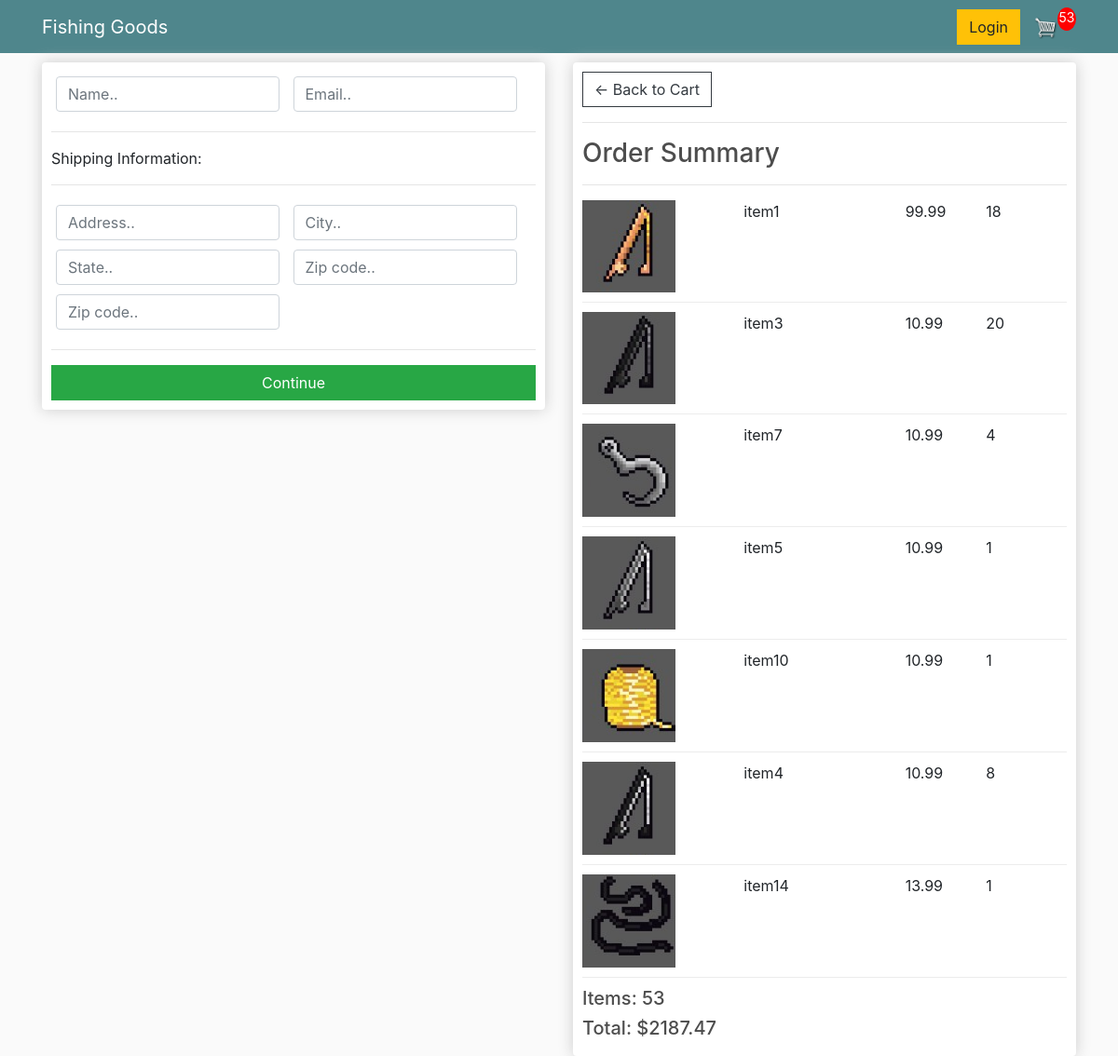
The app's page /checkout/ with its own data.
### homepage/models.py (models this page shows, shortened)
class OrderItem(models.Model):
    item = models.ForeignKey(Item, on_delete=models.SET_NULL, null=True)
    order = models.ForeignKey(Order, on_delete=models.SET_NULL, null=True)
    quantity = models.IntegerField(default=0, null=True, blank=True)
    date_added = models.DateTimeField(auto_now_add=True)
    @property
    def get_total(self):
        total = self.item.price * self.quantity
        return total

class Item(models.Model):
    name = models.CharField(max_length=256)
    description = models.CharField(max_length=2000)
    price = models.DecimalField(decimal_places=2,max_digits=10)
    image = models.ImageField(upload_to='products/')

class Order(models.Model):
    date_ordered = models.DateTimeField(auto_now_add=True)
    transaction_id = models.CharField(max_length=100, null=True)
    @property
    def get_cart_total(self):
        orderitems = self.orderitem_set.all()
        total = sum([item.get_total for item in orderitems])
        return total
    @property
    def get_cart_items(self):
        orderitems = self.orderitem_set.all()
        total = sum([item.quantity for item in orderitems])
        return total

### homepage/views.py (the view)
# urls.py: re_path(r'^checkout/$',views.checkout,name='checkout'),
def checkout(request):
    order, created = models.Order.objects.get_or_create()
    items = order.orderitem_set.all()
    cartitems = order.get_cart_items
    context = {'items':items, 'order':order, 'cartitems':cartitems}
    return render(request, 'homepage/checkout.html', context)

### homepage/templates/homepage/checkout.html (shortened to what this page needs)
{% extends "homepage/homepage_base.html" %}
{% load static %}
{% block body_block %}
<div class="row">
<div class="col-lg-6">
  <div class="box-element" id="form-wrapper">
    <form id="form">
      <div id="user-info">
        <div class="form-field">
          <input required class="form-control" type="text" name="name" placeholder="Name..">
        </div>
        <div class="form-field">
          <input required class="form-control" type="email" name="email" placeholder="Email..">
        </div>
      </div>
      <div id="shipping-info">
        <hr>
        <p>Shipping Information:</p>
        <hr>
        <div class="form-field">
          <input class="form-control" type="text" name="address" placeholder="Address..">
        </div>
        <div class="form-field">
          <input class="form-control" type="text" name="city" placeholder="City..">
        </div>
        <div class="form-field">
          <input class="form-control" type="text" name="state" placeholder="State..">
        </div>
        <div class="form-field">
          <input class="form-control" type="text" name="zipcode" placeholder="Zip code..">
        </div>
        <div class="form-field">
          <input class="form-control" type="text" name="country" placeholder="Zip code..">
        </div>
      </div>
      <hr>
      <input id="form-button" class="btn btn-success btn-block" type="submit" value="Continue">
    </form>
  </div>
  <br>
</div>
<div class="col-lg-6">
  <div class="box-element">
    <a  class="btn btn-outline-dark" href="{% url 'homepage:cart' %}">&#x2190; Back to Cart</a>
    <hr>
    <h3>Order Summary</h3>
    <hr>
    {% for item in items %}
    <div class="cart-row">
      <div style="flex:2"><img class="row-image" src="{{item.item.image.url}}"></div>
      <div style="flex:2"><p>{{item.item.name}}</p></div>
      <div style="flex:1"><p>{{item.item.price}}</p></div>
      <div style="flex:1"><p>{{item.quantity}}</p></div>
    </div>
    {% endfor %}
    <h5>Items:   {{order.get_cart_items}}</h5>
    <h5>Total:   ${{order.get_cart_total|floatformat:2}}</h5>
  </div>
</div>
</div>
{% endblock %}

### static/css/styles.css (style rules this page uses)
body { background-color: hsl(0, 0%, 98%); }
h1,h2,h3,h4,h5,h6 { color:hsl(0, 0%, 30%); }
.box-element { box-shadow:hsl(0, 0%, 80%) 0 0 16px; background-color: #fff; border-radius: 4px; padding: 10px; }
.col-lg-4, .col-lg-6, .col-lg-8, .col-lg-12 { margin-top: 10px; }
.btn { border-radius: 0; }
.row-image { width: 100px; }
.form-field { width:250px; display: inline-block; padding: 5px; }
.cart-row { display: flex; align-items: flex-stretch; padding-bottom: 10px; margin-bottom: 10px; border-bottom: 1px solid #ececec; }

### records on screen
OrderItem: item.image (picture), item.name "item1", item.price "99.99", quantity "18"
OrderItem: item.image (picture), item.name "item3", item.price "10.99", quantity "20"
OrderItem: item.image (picture), item.name "item7", item.price "10.99", quantity "4"
OrderItem: item.image (picture), item.name "item5", item.price "10.99", quantity "1"
OrderItem: item.image (picture), item.name "item10", item.price "10.99", quantity "1"
OrderItem: item.image (picture), item.name "item4", item.price "10.99", quantity "8"
OrderItem: item.image (picture), item.name "item14", item.price "13.99", quantity "1"
Order: get_cart_items "53", get_cart_total "2187.47"

### other values on screen
{{ cartitems }} "53"
